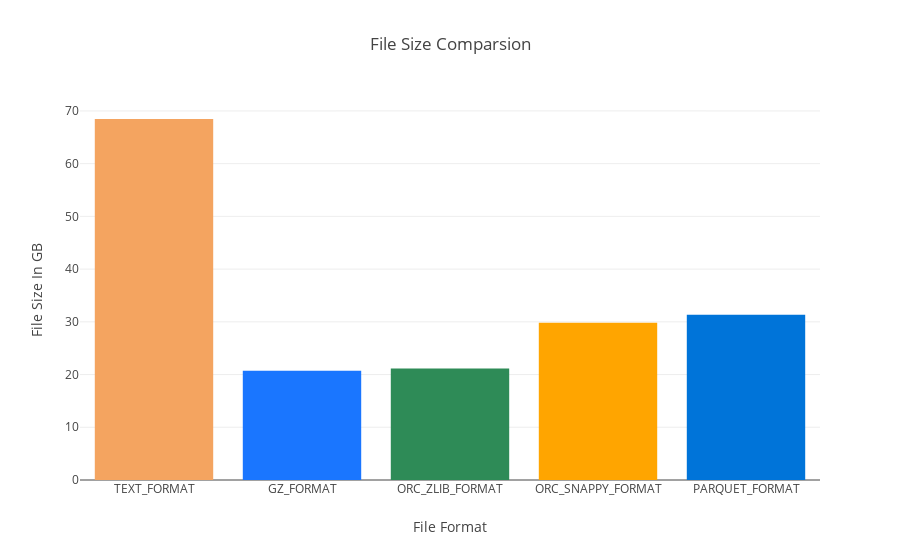

Notebook code for this chart:
### Markdown cell above
# Overall Size Compression Graph

### Code cell
trace1 = Bar(
    x=['TEXT_FORMAT' ,'GZ_FORMAT','ORC_ZLIB_FORMAT','ORC_SNAPPY_FORMAT','PARQUET_FORMAT'],
    y=[68.47010,20.70527,21.16491,29.80544,31.35256],
  
     marker=dict(                   
            color=['rgb(244,164,96)','rgb(26, 118, 255)','rgb(46,139,87)','rgb(255,165,0)','rgb(0,116,217)']     
        )
)


data = [trace1]
layout = Layout(
    title='File Size Comparsion',
    
      xaxis=dict(                
        title="File Format "  ,
     
    ),
       yaxis=dict(                
        title="File Size In GB "  
    )
)

fig = dict(data=data, layout=layout)
iplot(fig)

### Figure 1 — Plotly figure (JSON) as saved in the notebook; plotly's stock layout.template omitted (floating-point values rounded to 4 significant figures)
{"data": [{"marker": {"color": ["rgb(244,164,96)", "rgb(26, 118, 255)", "rgb(46,139,87)", "rgb(255,165,0)", "rgb(0,116,217)"]}, "type": "bar", "x": ["TEXT_FORMAT", "GZ_FORMAT", "ORC_ZLIB_FORMAT", "ORC_SNAPPY_FORMAT", "PARQUET_FORMAT"], "y": [68.47, 20.71, 21.16, 29.81, 31.35]}], "layout": {"title": "File Size Comparsion", "xaxis": {"title": "File Format "}, "yaxis": {"title": "File Size In GB "}}}
